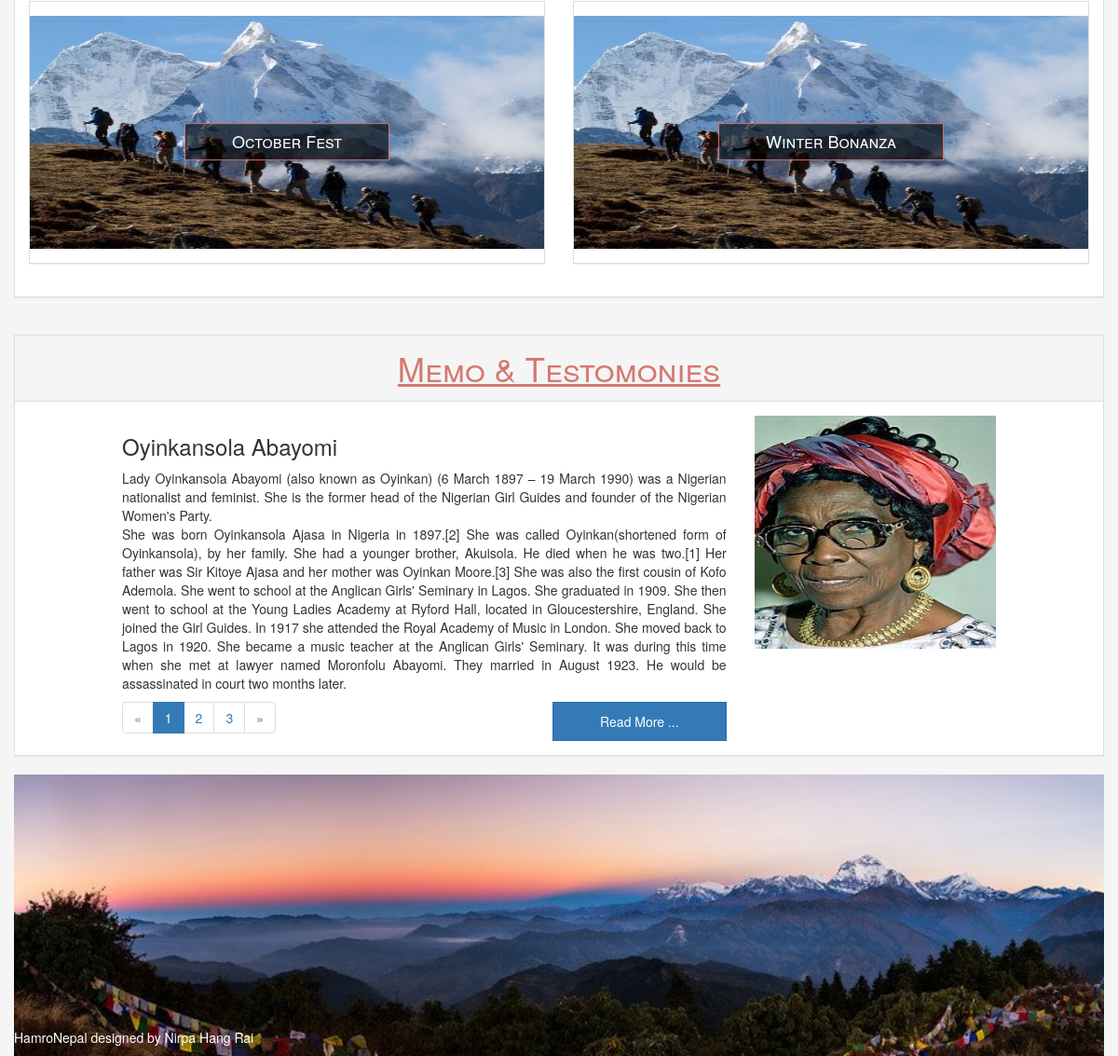
The app's page / (lower part), older data.
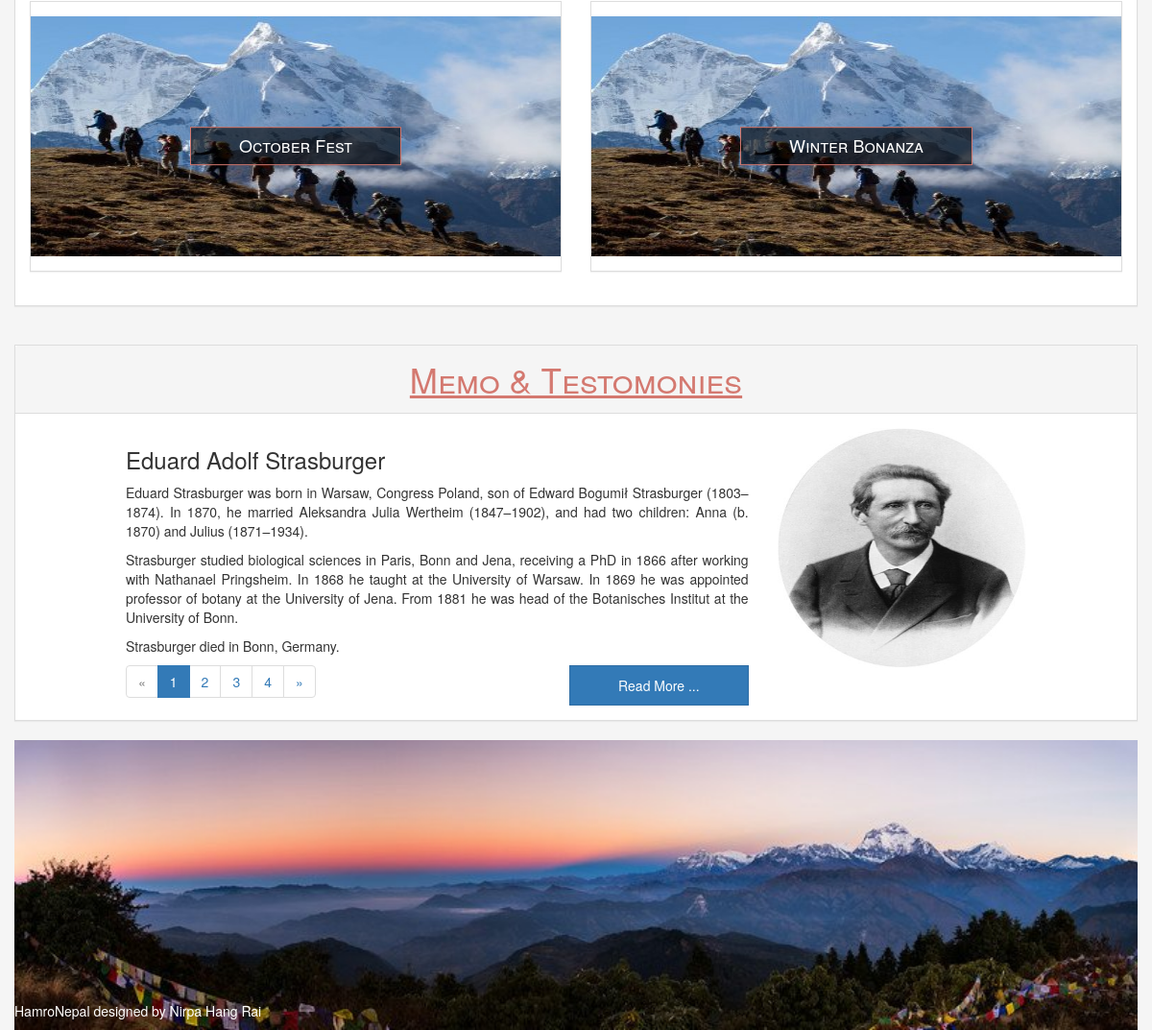
The same page, newer data.
### home/models.py (models this page shows, shortened)
class BlogOption(models.Model):
	title = models.CharField(max_length = 50)
	site_logo = models.FileField(blank = True)
	header_banner = models.FileField(blank = True)
	favicon = models.FileField(blank = True)

class Memo(models.Model):
	author = models.CharField(max_length = 50)
	description = models.TextField()
	featured_image = models.FileField(blank = True)

### home/views.py (the view)
# urls.py: url('^$',views.HomeView.as_view(),name = 'home'),
class HomeView(generic.ListView):
	template_name = 'home/index.html'
	context_object_name = 'memos'
	queryset = Memo.objects.all().order_by('-id')
	paginate_by = 1
	def get_context_data(self, **kwargs):
		context = super(HomeView,self).get_context_data(**kwargs)
		context['blog_options'] = BlogOption.objects.all()
		return context

### home/templates/home/index.html (shortened to what this page needs)
<!DOCTYPE html>
<html>
<head>
	{% load staticfiles %}
	{% for option in blog_options %}
	<link rel="stylesheet" href="https://maxcdn.bootstrapcdn.com/bootstrap/3.3.4/css/bootstrap.min.css">
	<link rel="stylesheet" type="text/css" href="https://maxcdn.bootstrapcdn.com/font-awesome/4.7.0/css/
	font-awesome.min.css">
	<link rel="stylesheet" type="text/css" href="{% static 'home/css/style.css' %}">
</head>
<body>
	<div class="container">
		<div class="packages" id="offers">
			<div  class="row">
				<div class="panel panel-default">
					<div class="panel-body">
						<div class="col-md-6 col-md-offset-0">
							<div class="panel panel-default">
								<div class="panel-body">
									<button class="btn btn-home">
										October Fest
									</button>
									<img src="static/images/trekking.jpg" width="100%" height="250px">
								</div>
							</div>
						</div>
						<div class="col-md-6 col-md-offset-0">
							<div class="panel panel-default">
								<div class="panel-body">
									<button class="btn btn-home">
										Winter Bonanza
									</button>
									<img src="static/images/trekking.jpg" width="100%" height="250px">
								</div>
							</div>
						</div>
					</div>
				</div>
			</div>
		</div>
	</div>
	<div class="container-fluid">
		<div class="memo" id="review">
			<div class="row">
				<div class="col-md-12">
					<div class="panel panel-default">
						<div class="panel-heading">
							Memo & Testomonies
						</div>
						<div class="panel-body">
							<div class="col-md-8">
								<div class="review">
									{% for memo in memos %}
										<h3>{{ memo.author }}</h3>
										<p>{{ memo.description | linebreaks }}</p>
									{% endfor %}
								</div>
								<div class="read-more">
									<button class="btn btn-primary">
										Read More ...
									</button>
									<div class="paginate-memo" style="float: left;">
										{% if is_paginated %}
										  <ul class="pagination">
										    {% if page_obj.has_previous %}
										      <li><a href="?page={{ page_obj.previous_page_number }}#review">&laquo;</a></li>
										    {% else %}
										      <li class="disabled"><span>&laquo;</span></li>
										    {% endif %}
										    {% for i in paginator.page_range %}
										      {% if page_obj.number == i %}
										        <li class="active"><span>{{ i }} <span class="sr-only">(current)</span></span></li>
										      {% else %}
										        <li><a name="review" href="?page={{ i }}#review">{{ i }}</a></li>
										      {% endif %}
										    {% endfor %}
										    {% if page_obj.has_next %}
										      <li><a href="?page={{ page_obj.next_page_number }}#review">&raquo;</a></li>
										    {% else %}
										      <li class="disabled"><span>&raquo;</span></li>
										    {% endif %}
										  </ul>
										{% endif %}
									</div>
								</div>
							</div>
							<div class="col-md-4">
								<div class="review-image">
									{% for memo in memos %}
										<img src="{{ memo.featured_image.url }}" height="250px;" width="auto">
									{% endfor %}
								</div>
							</div>
						</div>
					</div>
				</div>
			</div>
		</div>
	</div>
	<div class="container-fluid">
		<div class="row">
			<div class="col-md-12">
				<div class="footer">
					<p style="position: absolute; bottom: 0px; display: inline; color: white">
						HamroNepal designed by Nirpa Hang Rai
					</p>
					<img src ="static/images/PoonHill.jpg" width="100%">
		</div>
			</div>
		</div>
	</div>
	{% endfor %}
</body>
</html>

Row changes from the older to the newer data that the page shows:
computed for BlogOption: loses Memo (author "Oyinkansola Abayomi", description "Lady Oyinkansola Abayomi (also known as Oyinkan) (6 March 1897 – 19 March 1990) was a Nigerian nationalist and feminist. She is the former head of the Nigerian Girl Guides and founder of the Nigerian Women's Party. She was born Oyinkansola Ajasa in Nigeria in 1897.[2] She was called Oyinkan(shortened form of Oyinkansola), by her family. She had a younger brother, Akuisola. He died when he was two.[1] Her father was Sir Kitoye Ajasa and her mother was Oyinkan Moore.[3] She was also the first cousin of Kofo Ademola. She went to school at the Anglican Girls' Seminary in Lagos. She graduated in 1909. She then went to school at the Young Ladies Academy at Ryford Hall, located in Gloucestershire,…", featured_image (picture))
added Memo: author "Eduard Adolf Strasburger", description "Eduard Strasburger was born in Warsaw, Congress Poland, son of Edward Bogumił Strasburger (1803–1874). In 1870, he married Aleksandra Julia Wertheim (1847–1902), and had two children: Anna (b. 1870) and Julius (1871–1934). Strasburger studied biological sciences in Paris, Bonn and Jena, receiving a PhD in 1866 after working with Nathanael Pringsheim. In 1868 he taught at the University of Warsaw. In 1869 he was appointed professor of botany at the University of Jena. From 1881 he was head of the Botanisches Institut at the University of Bonn. Strasburger died in Bonn, Germany.", featured_image (picture)
Text that changed along with them:
new list line: "4"
